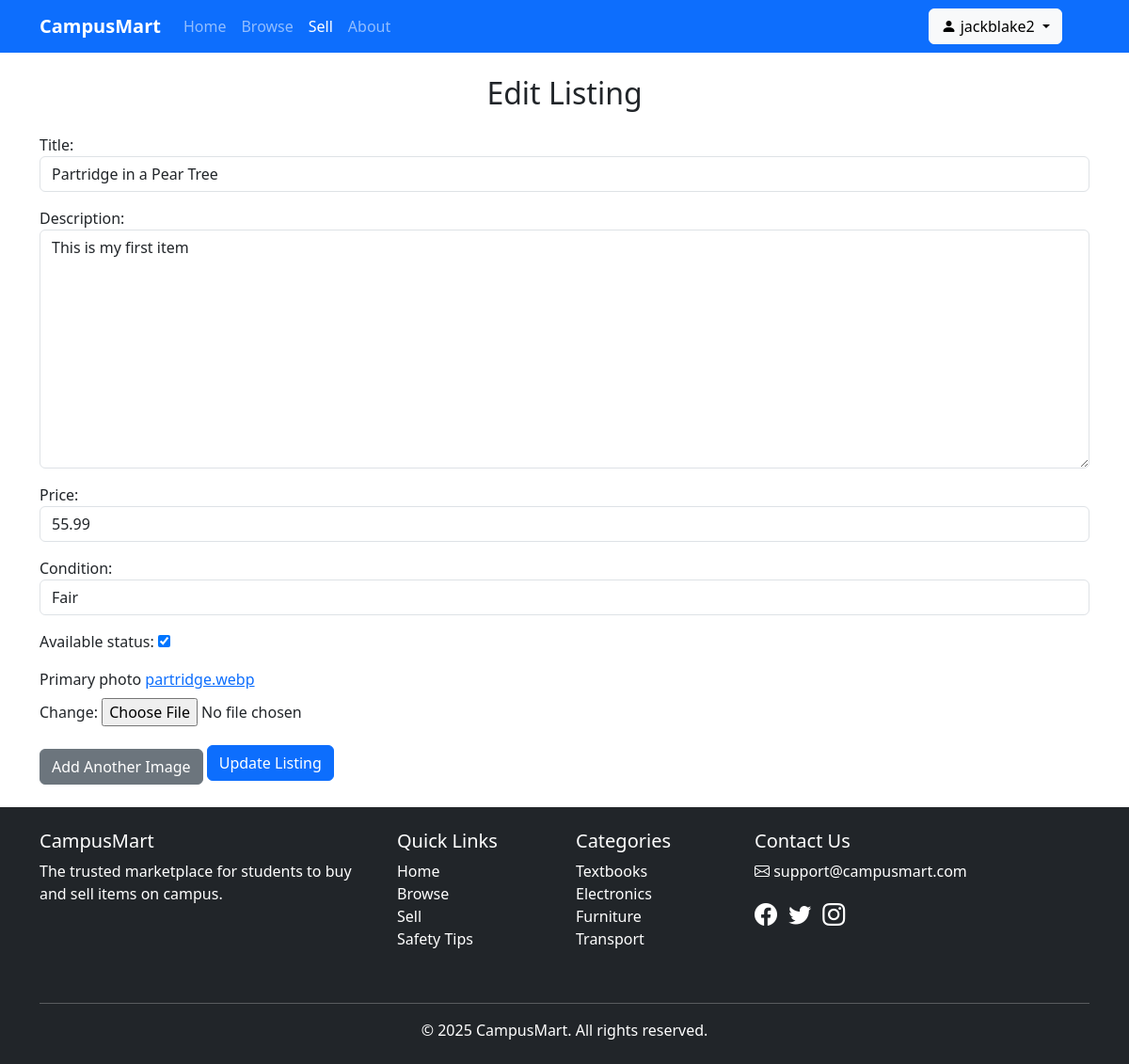
/edit-listing/5 (signed in), run on the app's committed database.
### campusmart/models.py (models this page shows, shortened)
class User(models.Model):
    name = models.CharField(max_length=200)
    username = models.CharField(max_length=200, unique=True)
    password = models.TextField()
    email = models.EmailField(max_length=200, unique=True)
    extra_listings_remaining = models.IntegerField(default=0)

class Listing(models.Model):
    conditionChoices = [
        ("N", "New"),
        ("L" , "Like New"),
        ("V" , "Very Good"),
        ("G" , "Good"),
        ("A" , "Acceptable"),
        ("F" , "Fair"),
        ("P" , "Poor")
    ]
    title = models.CharField(max_length=200)
    description = models.CharField(max_length=4000)
    price = models.DecimalField(decimal_places=2, max_digits=9)
    condition = models.CharField(max_length=1, choices=conditionChoices, default="G")
    available_status = models.BooleanField(default=True)
    date = models.DateField(default=timezone.now)
    primary_photo = models.ImageField(upload_to='')
    seller = models.ForeignKey(User, on_delete=models.CASCADE)

### campusmart/views.py (the view)
# urls.py: path('edit-listing/<int:pk>', views.edit_listing, name='edit_listing'),
def edit_listing(request, pk):
    if 'user' not in request.session: #redirect to login if not logged in
        return redirect('campusmart:login')
    username = request.session['user']
    user = User.objects.get(username=username)
    listing = get_object_or_404(Listing, id=pk)
    if listing.seller != user:
        messages.error(request, 'You do not own this item')
        return redirect('campusmart:home')
    if request.method == 'POST':
        parentForm = EditListingForm(request.POST, request.FILES, instance=listing)
        factoryForm = ListingImageForm(request.POST, request.FILES, instance=listing)
        if parentForm.is_valid() and factoryForm.is_valid():
                listing.save()
                factoryForm.save()
                messages.success(request, "Listing edited successfully!")
                return redirect('campusmart:home')
    else:
        parentForm = EditListingForm(instance=listing)
        factoryForm = ListingImageForm(instance=listing)
    return render(request, 'campusmart/edit_listing.html', {'parentForm': parentForm, 'factoryForm' : factoryForm} )

### campusmart/forms.py
class EditListingForm(forms.ModelForm):
    class Meta:
        model = Listing
        fields = ['title', 'description', 'price', 'condition', 'available_status', 'primary_photo']
        widgets = {
            'title': forms.TextInput(attrs={'class':'form-control'}),
            'description': forms.Textarea(attrs={'class':'form-control'}),
            'price': forms.NumberInput(attrs={'class':'form-control'}),
            'condition': forms.Select(attrs={'class':'form-control'}),
            'available_status': forms.CheckboxInput,
            'primary_photo': forms.FileInput,
        }

### campusmart/templatetags/filename_filter.py (called while the page is built)
@register.filter
def get_filename(value):
    return os.path.basename(value)

### campusmart/templates/campusmart/edit_listing.html (shortened to what this page needs)
{% extends "./base_page.html" %}
{% load filename_filter %}
{% block content %}
<div class="container">
    <div class="login-container">
        <br/>
        <h2 class="text-center mb-4">Edit Listing</h2>
        <form method="post" enctype="multipart/form-data">
            {% for field in parentForm %}
            {% if field.name != 'primary_photo' %}
              <div class="mb-3">
                {{ field.label_tag }}
                {{ field }}
              </div>
            {% endif %}
            {% endfor %}
            <div class="mb-3">
                <p>
                    <label for="{{ parentForm.primary_photo.id_for_label }}" class="form-label">{{ parentForm.primary_photo.label }}</label>
                    {% if parentForm.instance.primary_photo %}
                        <a href="{{ parentForm.instance.primary_photo.url }}">{{ parentForm.instance.primary_photo.name|get_filename }}</a><br>
                        Change:
                    {% else %}
                        No image currently uploaded.<br>
                        Upload:
                    {% endif %}
                    {{ parentForm.primary_photo }}
                </p>
            </div>
            <button type="button" id="add-image-form" class="btn btn-secondary mt-2">Add Another Image</button>
            <button type="submit" class="btn btn-primary">Update Listing</button>
        </form>
        <br/>
    </div>
</div>
{% endblock %}

### campusmart/templates/campusmart/base_page.html (shortened to what this page needs)
<!DOCTYPE html>
<html lang="en">
<head>
    <link href="https://cdn.jsdelivr.net/npm/bootstrap@5.3.2/dist/css/bootstrap.min.css" rel="stylesheet">
    <link rel="stylesheet" href="https://cdn.jsdelivr.net/npm/bootstrap-icons@1.11.1/font/bootstrap-icons.css">
</head>
<body>
    <nav class="navbar navbar-expand-lg navbar-dark bg-primary sticky-top">
        <div class="container">
            <a class="navbar-brand" href="{% url 'campusmart:home' %}">CampusMart</a>
            <div class="collapse navbar-collapse" id="navbarNav">
                <ul class="navbar-nav me-auto">
                    <li class="nav-item">
                        <a id="homeTab" class="nav-link active" href="{% url 'campusmart:home' %}">Home</a>
                    </li>
                    <li class="nav-item">
                        <a id="listTab" class="nav-link" href="{% url 'campusmart:listings' %}">Browse</a>
                    </li>
                    <li class="nav-item">
                        <a id="sellTab" class="nav-link" href="{% url 'campusmart:create_listing' %}">Sell</a>
                    </li>
                    <li class="nav-item">
                        <a id="aboutTab" class="nav-link" href="#">About</a>
                    </li>
                </ul>
                <div class="d-flex" style="margin-right:3%;">
                    {% if request.session.user %}
                        <div class="dropdown">
                            <button class="btn btn-light dropdown-toggle" type="button" id="userDropdown" data-bs-toggle="dropdown">
                                <i class="bi bi-person-fill"></i> {{ request.session.user }}
                            </button>
                        </div>
                    {% else %}
                        <a href="{% url 'campusmart:login' %}" class="btn btn-outline-light">
                            <i class="bi bi-box-arrow-in-right"></i> Login/Signup
                        </a>
                    {% endif %}
                </div>
            </div>
        </div>
    </nav>
    {% block content %}{% endblock %}
    <footer class="bg-dark text-white py-4">
        <div class="container">
            <div class="row">
                <div class="col-md-4 mb-4">
                    <h5>CampusMart</h5>
                    <p>The trusted marketplace for students to buy and sell items on campus.</p>
                </div>
                <div class="col-md-2 mb-4">
                    <h5>Quick Links</h5>
                    <ul class="list-unstyled">
                        <li><a href="{% url 'campusmart:home' %}" class="text-white text-decoration-none">Home</a></li>
                        <li><a href="{% url 'campusmart:listings' %}" class="text-white text-decoration-none">Browse</a></li>
                        <li><a href="{% url 'campusmart:create_listing' %}" class="text-white text-decoration-none">Sell</a></li>
                        <li><a href="#" class="text-white text-decoration-none">Safety Tips</a></li>
                    </ul>
                </div>
                <div class="col-md-2 mb-4">
                    <h5>Categories</h5>
                    <ul class="list-unstyled">
                        <li><a href="#" class="text-white text-decoration-none">Textbooks</a></li>
                        <li><a href="#" class="text-white text-decoration-none">Electronics</a></li>
                        <li><a href="#" class="text-white text-decoration-none">Furniture</a></li>
                        <li><a href="#" class="text-white text-decoration-none">Transport</a></li>
                    </ul>
                </div>
                <div class="col-md-4 mb-4">
                    <h5>Contact Us</h5>
                    <p><i class="bi bi-envelope"></i> support@campusmart.com</p>
                    <div class="mt-3">
                        <a href="#" class="text-white me-2"><i class="bi bi-facebook fs-4"></i></a>
                        <a href="#" class="text-white me-2"><i class="bi bi-twitter fs-4"></i></a>
                        <a href="#" class="text-white me-2"><i class="bi bi-instagram fs-4"></i></a>
                    </div>
                </div>
            </div>
            <hr>
            <div class="text-center">
                <p class="mb-0">&copy; 2025 CampusMart. All rights reserved.</p>
            </div>
        </div>
    </footer>
</body>
</html>

### campusmart/templates/campusmart/base_page.html (style rules this page uses)
.navbar-brand { font-weight: 700; }

### data on the page
User: session.user "jackblake2"
Listing: parentForm "Partridge in a Pear Tree" "This is my first item" "55.99" "Fair" "☑", instance.primary_photo.name|get_filename "partridge.webp"

### other printed values
{{ field.label_tag }} "Title:" "Description:" "Price:" "Condition:" "Available status:"
{{ parentForm.primary_photo.label }} "Primary photo"
